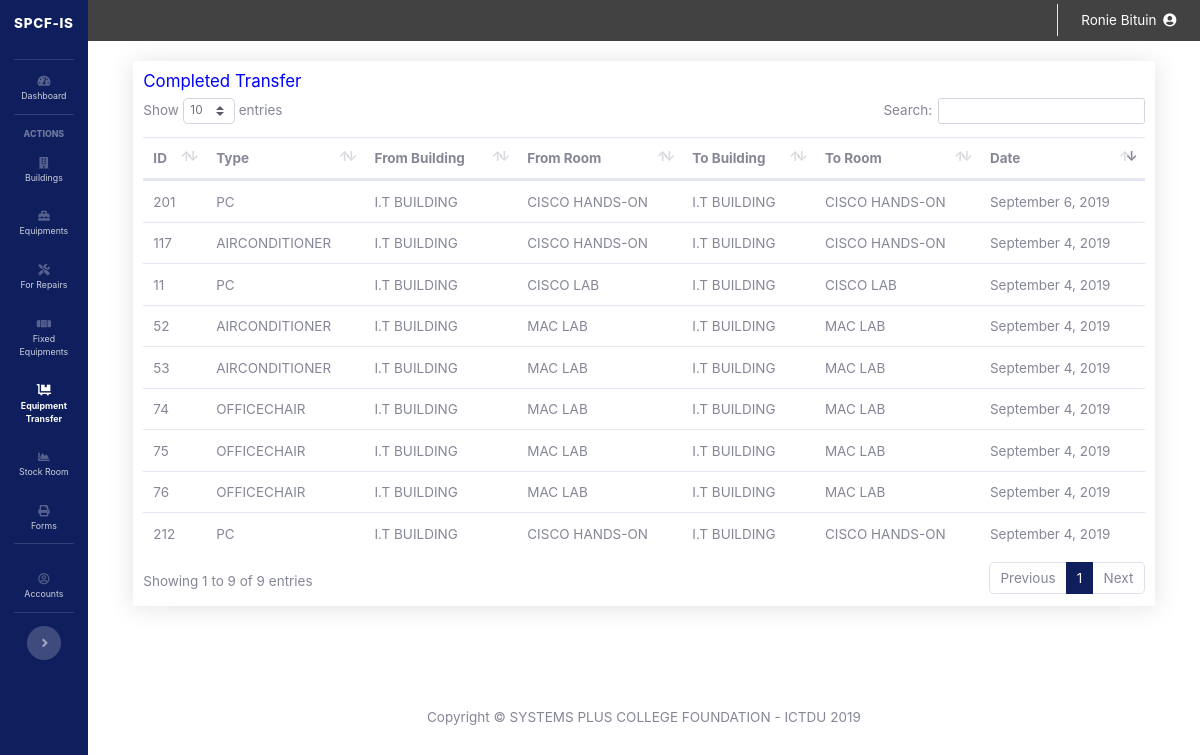
/completed_transfer.php (signed in), run on an earlier commit of the app's database.
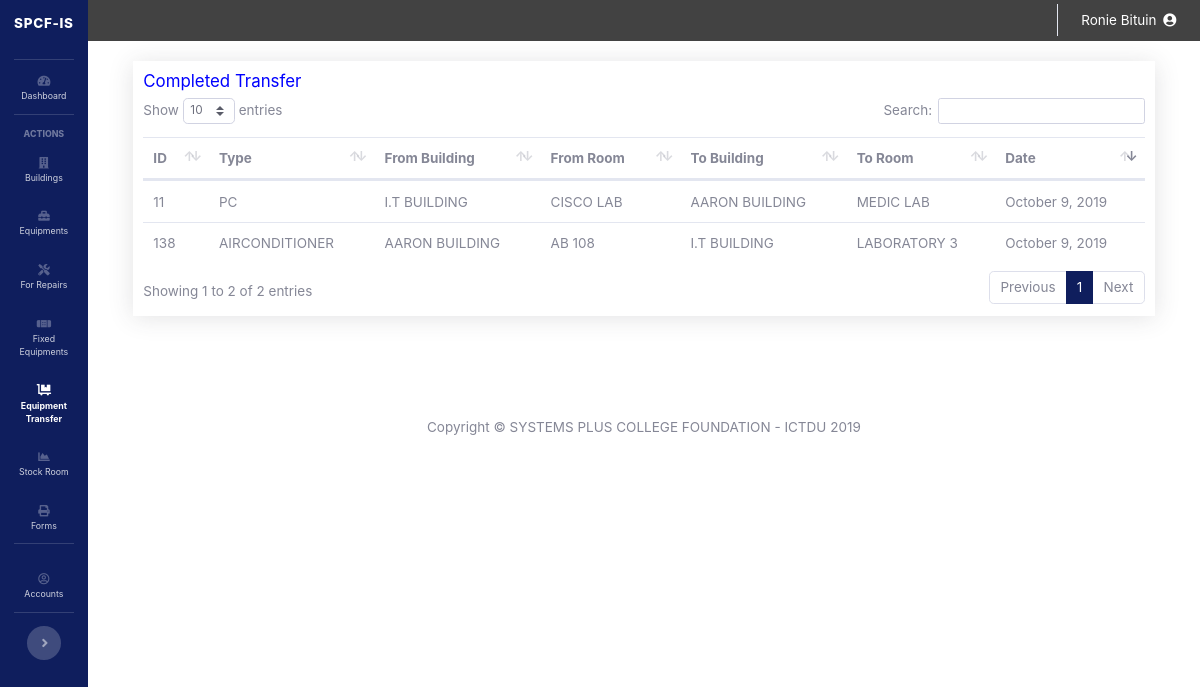
And on a later commit of the database.
### tables this page shows
CREATE TABLE `equipment_transfer` (
  `id` int(11) NOT NULL,
  `equipment_id` varchar(12) NOT NULL,
  `type` varchar(128) NOT NULL,
  `from_building` varchar(12) DEFAULT NULL,
  `from_lab` varchar(12) DEFAULT NULL,
  `to_building` varchar(12) DEFAULT NULL,
  `to_laboratory` varchar(12) DEFAULT NULL,
  `date_added` date DEFAULT NULL,
  `status` varchar(32) DEFAULT NULL
);

CREATE TABLE `building` (
  `building_id` int(11) NOT NULL,
  `building_name` varchar(128) NOT NULL,
  `building_code` varchar(32) NOT NULL,
  `building_description` text NOT NULL,
  `added_by` varchar(128) NOT NULL
);

CREATE TABLE `laboratory` (
  `lab_id` int(11) NOT NULL,
  `lab_code` varchar(32) NOT NULL,
  `lab_name` varchar(64) NOT NULL,
  `lab_description` text NOT NULL,
  `building_id` int(11) NOT NULL,
  `added_by` varchar(128) NOT NULL
);

### completed_transfer.php (the view, shortened to what this page needs)
<?php
require_once 'process_transfer_pc.php';
$currentItem = 'transfer';
include('sidebar.php');
?>
<!DOCTYPE html>
<html>
<head>
	<link href="vendor/datatables/dataTables.bootstrap4.min.css" rel="stylesheet">
</head>
<body id="page-top">
  <div id="wrapper" style="width: 100% !important;">
    <div id="content-wrapper" class="d-flex flex-column">
        <div id="content">
<?php include('topbar.php'); ?>
<div class="container-fluid">
	<div class="car shadow row" style="padding: 1%;">
	<h5 style='color: blue;'>Completed Transfer</h5>
	<?php $getPulledOutPC = mysqli_query($mysqli, "SELECT et.equipment_id, et.type, et.date_added, b1.building_name AS from_building, b2.building_name as to_building, l1.lab_name AS from_lab, l2.lab_name as to_lab FROM equipment_transfer et
			JOIN building b1 ON b1.building_id = et.from_building
            JOIN building b2 ON b2.building_id = et.to_building
			JOIN laboratory l1 ON l1.lab_id = et.from_lab
            JOIN laboratory l2 ON l2.lab_id = et.to_laboratory
			WHERE et.status='completed' ");
	 ?>
	<table class="table display" id="dataTable" width="100%" cellspacing="0">
		<thead>
			<th>ID</th>
			<th>Type</th>
			<th>From Building</th>
			<th>From Room</th>
			<th>To Building</th>
			<th>To Room</th>
			<th>Date</th>
		</thead>
		<tbody>
			<?php while($newPulledOutPC=$getPulledOutPC->fetch_assoc()){
				$date_added = date_create($newPulledOutPC['date_added']);
				?>
			<tr>
				<td><?php echo $newPulledOutPC['equipment_id']; ?></td>
				<td><?php echo $newPulledOutPC['type']; ?></td>
				<td><?php echo $newPulledOutPC['from_building']; ?></td>
				<td><?php echo $newPulledOutPC['from_lab']; ?></td>
				<td><?php echo $newPulledOutPC['to_building']; ?></td>
				<td><?php echo $newPulledOutPC['to_lab']; ?></td>
				<td><?php echo date_format($date_added, 'F j, Y'); ?></td>
			</tr>
			<?php } ?>
		</tbody>
	</table>
	</div>
	<br/>
	<br/>
<?php
	include('footer.php');
?>

### sidebar.php (shortened to what this page needs)
<!DOCTYPE html>
<html lang="en">
<head>
  <link href="vendor/fontawesome-free/css/all.min.css" rel="stylesheet" type="text/css">
  <link href="css/sb-admin-2.min.css" rel="stylesheet">
</head>
<body id="page-top">
  <div id="wrapper">
    <nav>
    <ul class="navbar-nav bg-gradient-primary sidebar sidebar-dark accordion toggled" id="accordionSidebar">
      <a class="sidebar-brand d-flex align-items-center justify-content-center" href="index.php">
        <div class="nav-item">SPCF-IS</div>
      </a>
      <hr class="sidebar-divider my-0">
      <li class="nav-item <?php if($currentItem=='dashboard'){echo 'active';}?>">
        <a class="nav-link" href="index.php">
          <i class="fas fa-fw fa-tachometer-alt"></i>
          <span>Dashboard</span></a>
      </li>
      <hr class="sidebar-divider">
      <div class="sidebar-heading">
        Actions
      </div>
      <li class="nav-item <?php if($currentItem=='building'){echo 'active';} ?>">
        <a class="nav-link collapsed" href="#" data-toggle="collapse" data-target="#buildings" aria-expanded="true" aria-controls="buildings">
          <i class="fas fa-fw fa-building"></i>
          <span>Buildings</span>
        </a>
      </li>
      <li class="nav-item <?php if($currentItem=='equipments'){echo 'active';} ?>">
        <a class="nav-link collapsed" href="#" data-toggle="collapse" data-target="#equipments" aria-expanded="true" aria-controls="equipments">
          <i class="fas fa-toolbox"></i>
          <span>Equipments</span>
        </a>
      </li>
      <li class="nav-item <?php if($currentItem=='for_repair'){echo 'active';} ?>">
        <a class="nav-link collapsed" href="#" data-toggle="collapse" data-target="#repair" aria-expanded="true" aria-controls="equipments">
          <i class="fas fa-tools"></i>
          <span>For Repairs</span>
        </a>
      </li>
      <li class="nav-item <?php if($currentItem=='fixed_equipment'){echo 'active';} ?>">
        <a class="nav-link collapsed" href="#" data-toggle="collapse" data-target="#fixed_equipment" aria-expanded="true" aria-controls="equipments">
          <i class="fas fa-band-aid"></i>
          <span>Fixed Equipments</span>
        </a>
      </li>
      <li class="nav-item <?php if($currentItem=='transfer'){echo 'active';} ?>">
        <a class="nav-link collapsed" href="#" data-toggle="collapse" data-target="#equipment_transfer" aria-expanded="true" aria-controls="equipments">
          <i class="fas fa-dolly-flatbed"></i>
          <span>Equipment Transfer</span>
        </a>
      </li>
      <li class="nav-item <?php if($currentItem=='stock_room'){echo 'active';} ?>">
        <a class="nav-link" href="stock_room.php">
          <i class="fas fa-fw fa-chart-area"></i>
          <span>Stock Room</span></a>
      </li>
      <li class="nav-item <?php if($currentItem=='forms'){echo 'active';} ?>">
        <a class="nav-link collapsed" href="#" data-toggle="collapse" data-target="#forms" aria-expanded="true" aria-controls="equipments">
          <i class="fas fa-print"></i>
          <span>Forms</span>
        </a>
      </li>
      <hr class="sidebar-divider d-none d-md-block">
      <li class="nav-item">
        <a class="nav-link collapsed" href="#" data-toggle="collapse" data-target="#collapseUtilities" aria-expanded="true" aria-controls="collapseUtilities">
          <i class="far fa-user-circle"></i>
          <span>Accounts</span>
        </a>
      </li>
      <hr class="sidebar-divider d-none d-md-block">
      <div class="text-center d-none d-md-inline">
        <button class="rounded-circle border-0" id="sidebarToggle"></button>
      </div>
    </ul>
  </nav>

### topbar.php (shortened to what this page needs)
<nav class="navbar navbar-expand navbar-light bg-white topbar mb-4 static-top" style="background-color: #424242 !important;">
         <ul class="navbar-nav ml-auto">
           <li class="nav-item dropdown no-arrow">
             <a class="nav-link dropdown-toggle" href="#" id="userDropdown" role="button" data-toggle="dropdown" aria-haspopup="true" aria-expanded="false">
               <span class="text-white mr-2 d-none d-lg-inline text-white-600 medium"><?php echo ucfirst($_SESSION['username']); ?></span><i class="text-white fas fa-user-circle"></i>
             </a>
           </li>
         </ul>
       </nav>

### footer.php (shortened to what this page needs)
<br>
<br>
<footer class="" style="width: 100%; margin-top: 2%; margin-bottom: 1%;">
        <div class="container my-auto">
          <div class="copyright text-center my-auto">
            <span>Copyright &copy; SYSTEMS PLUS COLLEGE FOUNDATION - ICTDU 2019</span>
          </div>
        </div>
</footer>
</div>
  </div>
</body>
</html>

### sidebar.php (style rules this page uses)
.topbar { height: 3rem !important; }
html { font-family: 'Roboto Condensed', sans-serif !important; font-size: 13.5px; scroll-behavior: smooth !important; }
.bg-gradient-primary { background-color: #0f1e5d !important; background-image: none !important; background-image: none !important; background-size: cover !important; }
.container-fluid { background-color: white; padding-left: 5% !important; padding-right: 5% !important; }
#content-wrapper { background-color: white !important; }
::placeholder { opacity: 0.7 !important; }
nav ul { position: sticky !important; top: 0; z-index: 99; }

What changed in the data, as far as the page shows it:
removed equipment_transfer: equipment "117", type "AIRCONDITIONER", building.building_name "I.T BUILDING", laboratory.lab_name "CISCO HANDS-ON", date_added "September 4, 2019"
removed equipment_transfer: equipment "11", type "PC", building.building_name "I.T BUILDING", laboratory.lab_name "CISCO LAB", date_added "September 4, 2019"
removed equipment_transfer: equipment "52", type "AIRCONDITIONER", building.building_name "I.T BUILDING", laboratory.lab_name "MAC LAB", date_added "September 4, 2019"
removed equipment_transfer: equipment "53", type "AIRCONDITIONER", building.building_name "I.T BUILDING", laboratory.lab_name "MAC LAB", date_added "September 4, 2019"
removed equipment_transfer: equipment "74", type "OFFICECHAIR", building.building_name "I.T BUILDING", laboratory.lab_name "MAC LAB", date_added "September 4, 2019"
removed equipment_transfer: equipment "75", type "OFFICECHAIR", building.building_name "I.T BUILDING", laboratory.lab_name "MAC LAB", date_added "September 4, 2019"
removed equipment_transfer: equipment "76", type "OFFICECHAIR", building.building_name "I.T BUILDING", laboratory.lab_name "MAC LAB", date_added "September 4, 2019"
removed equipment_transfer: equipment "212", type "PC", building.building_name "I.T BUILDING", laboratory.lab_name "CISCO HANDS-ON", date_added "September 4, 2019"
removed equipment_transfer: equipment "201", type "PC", building.building_name "I.T BUILDING", laboratory.lab_name "CISCO HANDS-ON", date_added "September 6, 2019"
added equipment_transfer: equipment "11", type "PC", building.building_name "I.T BUILDING", laboratory.lab_name "CISCO LAB", building.building_name "AARON BUILDING", laboratory.lab_name "MEDIC LAB", date_added "October 9, 2019"
added equipment_transfer: equipment "138", type "AIRCONDITIONER", building.building_name "AARON BUILDING", laboratory.lab_name "AB 108", building.building_name "I.T BUILDING", laboratory.lab_name "LABORATORY 3", date_added "October 9, 2019"
Also different on the page:
text written by a page script: "Show entries Search: Showing 1 to 9 of 9 entries Previous 1 Next" → "Show entries Search: Showing 1 to 2 of 2 entries Previous 1 Next"
